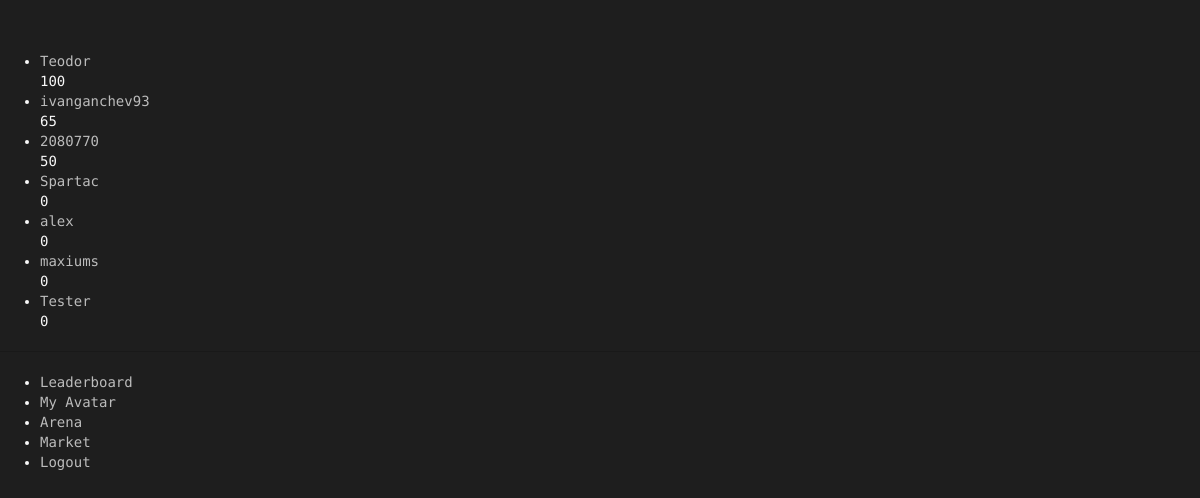
The page /Spartacus/arena/ (signed in) on the database as committed earlier.
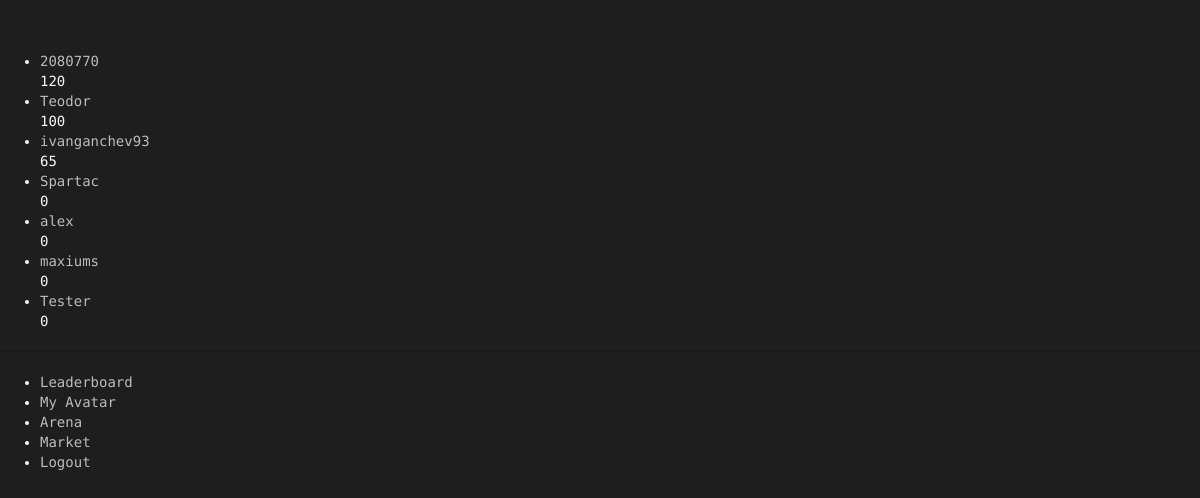
The same page on the database as committed later.
### Spartacus/models.py (models this page shows, shortened)
class Avatar(models.Model):
    user = models.OneToOneField(User)
    picture = models.ImageField(upload_to='profile_images', blank=True)
    cash = models.IntegerField(default = 1000)
    attack = models.IntegerField(default= 10)
    deffence = models.IntegerField(default= 10)
    strength = models.IntegerField(default= 10)
    agility = models.IntegerField(default= 10)
    intelligence = models.IntegerField(default = 10)
    victories = models.IntegerField(default = 0)
    points = models.IntegerField(default = 0) # for ranking...every time a gladiator fights get some amount of points

### Spartacus/views.py (the view)
@login_required
def arena(request):
    context_dict = {}
    user = request.user
    try:
        opponents = Avatar.objects.exclude(user = user).order_by('-points')
        you = Avatar.objects.get(user = user)
        relevant_opponents = []
        for opponent in opponents:
            point_difference = int(opponent.points) - int(you.points)
            if point_difference < 200 and point_difference > - 200:
                relevant_opponents += [opponent]
        context_dict['opponents'] = relevant_opponents
    except:
        print "Query fail Arena"
    return render(request, 'Spartacus/arena.html', context_dict)

### templates/Spartacus/arena.html (shortened to what this page needs)
{% extends 'Spartacus/base.html' %}
{% load staticfiles %}
{% block body_block %}
    <ul>
    {% for opponent in opponents %}
        <li><a href="{% url 'battle' opponent.user.username %}">{{ opponent.user.username }}</a><br/>
            {{ opponent.points }}</li>
    {% endfor %}
    </ul>
{% endblock %}

Rows that differ between the two databases and show on the page:
changed Avatar (number 1 of 7 on the later page): points "50" → "120"; moves up the list
